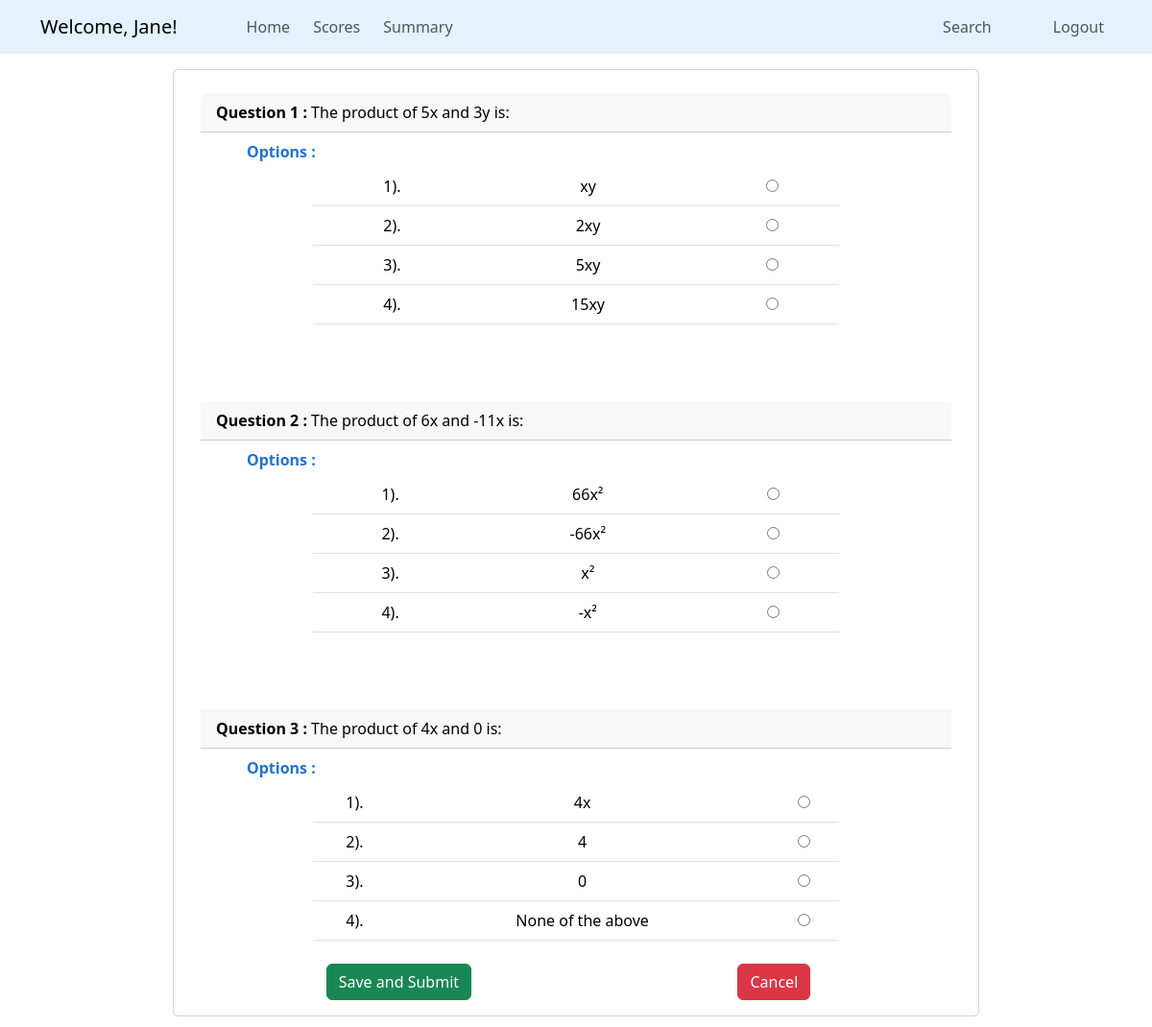
Screenshot of /quiz/1 (signed in) with the database file from the repository.
### quizapp/models.py (models this page shows, shortened)
class Questions(db.Model):
    qid = db.Column(db.Integer, primary_key = True)
    question_statement = db.Column(db.Text, nullable = False)
    option_a = db.Column(db.String(60), nullable = False)
    option_b = db.Column(db.String(60), nullable = False)
    option_c = db.Column(db.String(60), nullable = False)
    option_d = db.Column(db.String(60), nullable = False)
    correct_option = db.Column(db.Integer, nullable = False)
    quizid = db.Column(db.Integer, db.ForeignKey('quiz.quizid'), nullable = False)

### quizapp/routes.py (the view, shortened to what this page needs)
@app.route('/quiz/<int:qid>', methods = ['GET', 'POST'])
def quiz_attempt(qid):
    if 'user_id' in session:
        quiz = Quiz.query.get_or_404(qid)
        if not quiz.dateofquiz.date() >= today:
            flash('The quiz was expired!', 'danger')
            return redirect(url_for('quiz_details', qid = qid))
        questions = quiz.question
        return render_template('users/quiz_attempt.html', questions = questions, quiz = quiz)
    flash('Login to access the page', 'danger')
    return redirect(url_for('login'))

### quizapp/templates/users/quiz_attempt.html (shortened to what this page needs)
{% extends "users/base_dashboard.html" %}
{% block section %}
<div style="padding-bottom: 20px;">
    <form class="container card mt-3" id="answerForm" style="max-width: 70%;" method="POST">
        <div class="card-body mt-2" style="color: #2273cf;">
            {% for question in questions %}
            {% set optionNO = 1 %}
            <div class="card-header" style="color: black; {% if loop.index != 1 %} margin-top: 5rem; {% endif %}">
                <strong>Question {{ loop.index }} : </strong>{{ question.question_statement}}
            </div>
            <table class="table justify-content-center mx-auto text-center" style="max-width: 70%;">
                <tbody>
                    <div class="mt-2 mb-1" style="padding-left: 3rem;">
                        <strong>Options : </strong>
                    </div>
                    <tr>
                        <td>{{ optionNO }}).</td>
                        <td>{{ question.option_a }}</td>
                        <td><input type="radio" name="question_{{ question.qid }}_option" value="1"></td>
                    </tr>
                    <tr>
                        <td>{{ optionNO + 1 }}).</td>
                        <td>{{ question.option_b }}</td>
                        <td><input type="radio" name="question_{{ question.qid }}_option" value="2"></td>
                    </tr>
                    <tr>
                        <td>{{ optionNO + 2 }}).</td>
                        <td>{{ question.option_c }}</td>
                        <td><input type="radio" name="question_{{ question.qid }}_option" value="3"></td>
                    </tr>
                    <tr>
                        <td>{{ optionNO + 3 }}).</td>
                        <td>{{ question.option_d }}</td>
                        <td><input type="radio" name="question_{{ question.qid }}_option" value="4"></td>
                    </tr>
                </tbody>
            </table>
            {% endfor %}
            <div class="d-flex justify-content-around mt-4">
                <button type="submit" class="btn btn-success me-3" onclick="return confirmSubmit()">
                    Save and Submit
                </button>
                <a href="{{ url_for('user_dashboard') }}" class="btn btn-danger me-3">
                    Cancel
                </a>
            </div>
        </div>
    </form>
</div>
{% endblock %}

### rows the page displays
Questions: question_statement "The product of 5x and 3y is:", optionNO "1", option_a "xy", optionNO "2", option_b "2xy", optionNO "3", option_c "5xy", optionNO+3 "4", option_d "15xy"
Questions: question_statement "The product of 6x and -11x is:", quizid "1", option_a "66x²", optionNO "2", option_b "-66x²", optionNO "3", option_c "x²", optionNO "4", option_d "-x²"
Questions: question_statement "The product of 4x and 0 is:", quizid "1", option_a "4x", optionNO "2", option_b "4", optionNO "3", option_c "0", optionNO+3 "4", option_d "None of the above"

### other values shown
{{ session.get('user_name') }} "Jane"
